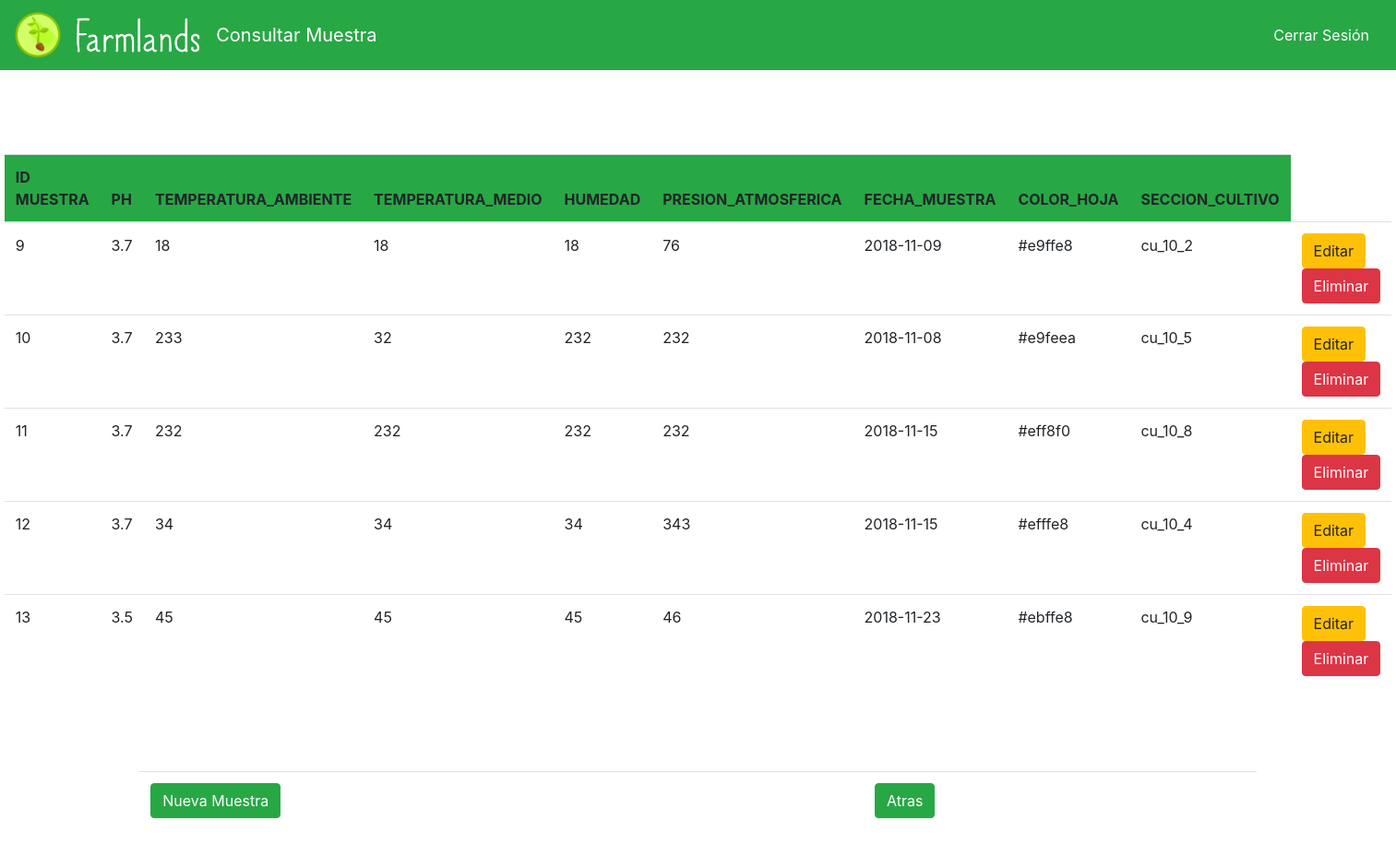
The app's page /consultar_muestra-pruebas.php (signed in) with its own data.
### tables this page shows
CREATE TABLE `muestra_prueba` (
  `ID_MUESTRA` int(11) NOT NULL,
  `PH` float NOT NULL,
  `TEMPERATURA_A` int(11) NOT NULL,
  `TEMPERATURA_M` int(11) NOT NULL,
  `HUMEDAD` int(11) NOT NULL,
  `PRESION_ATMOSFERICA` int(11) NOT NULL,
  `FECHA_MUESTRA` date NOT NULL,
  `COLOR_HOJA` varchar(7) NOT NULL,
  `SECCION_CULTIVO` varchar(11) NOT NULL
);

### consultar_muestra-pruebas.php (the view, shortened to what this page needs)
<?php
	if(isset($_SESSION['resultado']))
	{
        $cadena= $_SESSION ['resultado'];
       $rol= $cadena[3];
       $DOCUMENTO= $cadena[4];
?><!doctype html>
<html lang="en">
  <head>
    <link rel="stylesheet" href="resources/all.css">
    <link rel="stylesheet" href="bootstrap.css">
  </head>
  <body>
    <nav class="navbar navbar-expand-lg navbar-success bg-success">
        <a class="navbar-brand" href="menu_principal.php"><img src="assets/icons/Farmlands_logo.png" width="50" height="auto" class="d-inline-block align-center" alt=""></a>
        <a class="navbar-brand" href="menu_principal.php"><img src="assets/icons/Letters.png" width="auto" height="45" class="d-inline-block align-center" alt=""></a>
        <span class="navbar-brand d-inline-block align-center justify-content-center" style="color:#fff;">Consultar Muestra</span>
        <div class="collapse navbar-collapse justify-content-end" id="navbarSupportedContent">
                <ul class="nav justify-content-end">
                    <li class="nav-item">
                        <a href="cerrar.php"><button class="btn btn-success" style="" type="submit" ><i class="fas fa-power-off"></i> Cerrar Sesión</button></a>
                    </li>
                </ul>
        </div>
      </nav>
     <table   class="table" >
  <thead class="bg-success">
    <tr>
      <th scope="col">ID MUESTRA</th>
      <th scope="col">PH</th>
      <th scope="col">TEMPERATURA_AMBIENTE</th>
      <th scope="col">TEMPERATURA_MEDIO</th>
      <th scope="col">HUMEDAD</th>
      <th scope="col">PRESION_ATMOSFERICA</th>
      <th scope="col">FECHA_MUESTRA</th>
      <th scope="col">COLOR_HOJA</th>
      <th scope="col">SECCION_CULTIVO</th>
      </tr>
  </thead>
  <tbody>
  <?php
    $mysqli=conectar();
     if ($rol=='administrador'){
       $consulta= "SELECT * FROM  muestra_prueba";
    }
  else if ($rol=='granjero'){
        $consulta= "SELECT * FROM  muestra_prueba where GRANJERO='$DOCUMENTO'";
    }
      if ($resultado = $mysqli->query($consulta))
      {
        while ($fila = $resultado->fetch_row())
        {
          echo "<tr>";
          echo "<td>$fila[0]</td><td>$fila[1]</td><td>$fila[2]</td><td>$fila[3]</td><td>$fila[4]</td><td>$fila[5]</td><td>$fila[6]</td><td>$fila[7]</td><td>$fila[8]</td>";
          echo"<td>";
            echo "<a  data-toggle='modal' data-target='#editUsu' data-ID_MUESTRA='" .$fila[0] ."' data-ph='" .$fila[1] ."' data-muestra_a='" .$fila[2] ."' data-muestra_m='" .$fila[3]."' data-humedad='".$fila[4]."' data-presion_atmosferica='".$fila[5]."' data-fecha_muestra='".$fila[6]."' data-color_hoja='".$fila[7]."' data-seccion_cultivo='".$fila[8]."' class='btn btn-warning'><span class='glyphicon glyphicon-pencil'></span>Editar</a> ";
          echo "<a class='btn btn-danger' href='eliminar_muestra - pruebas.php?ID_MUESTRA=" .$fila[0] ."'><span class='glyphicon glyphicon-remove'></span>Eliminar</a>";
          echo "</td>";
          echo "</tr>";
        }
      }
?>
  </tbody>
</table>
<table   class="table" >
<tr>
  <th scope="col"><button  data-toggle="modal" data-target="#nuevoUsu" class="btn btn-success" type="submit">Nueva Muestra</button></th>
   <?php
  if ($rol=='administrador'){
    ?>
  <th scope="col"> <a href="Menu_principal.php"><button class="btn btn-success" type="submit">Atras</button></a></th>
   <?php
  }
  else if ($rol=='granjero'){
   ?>
   <th scope="col"> <a href="Menu_granjero.php"><button class="btn btn-success" type="submit">Atras</button></a></th>
    <?php
 }
     ?>
</tr>
</table>
  </body>
</html>
<?php
  }
  else
  {
    ?>
     <META HTTP-EQUIV="Refresh" CONTENT="0; URL=index.php">
     <?php
  }
?>

### resources/all.css (style rules this page uses)
.fa,.fab,.fal,.far,.fas { -moz-osx-font-smoothing:grayscale;-webkit-font-smoothing:antialiased;display:inline-block;font-style:normal;font-variant:normal;text-rendering:auto;line-height:1 }
.fa-power-off:before { content:"\f011" }
.fa,.far,.fas { font-family:"Font Awesome 5 Free" }
.fa,.fas { font-weight:900 }

### records on screen
muestra_prueba: ID_MUESTRA "9", PH "3.7", TEMPERATURA_A "18", TEMPERATURA_M "18", HUMEDAD "18", PRESION_ATMOSFERICA "76", FECHA_MUESTRA "2018-11-09", COLOR_HOJA "#e9ffe8", SECCION_CULTIVO "cu_10_2"
muestra_prueba: ID_MUESTRA "10", PH "3.7", TEMPERATURA_A "233", TEMPERATURA_M "32", HUMEDAD "232", PRESION_ATMOSFERICA "232", FECHA_MUESTRA "2018-11-08", COLOR_HOJA "#e9feea", SECCION_CULTIVO "cu_10_5"
muestra_prueba: ID_MUESTRA "11", PH "3.7", TEMPERATURA_A "232", TEMPERATURA_M "232", HUMEDAD "232", PRESION_ATMOSFERICA "232", FECHA_MUESTRA "2018-11-15", COLOR_HOJA "#eff8f0", SECCION_CULTIVO "cu_10_8"
muestra_prueba: ID_MUESTRA "12", PH "3.7", TEMPERATURA_A "34", TEMPERATURA_M "34", HUMEDAD "34", PRESION_ATMOSFERICA "343", FECHA_MUESTRA "2018-11-15", COLOR_HOJA "#efffe8", SECCION_CULTIVO "cu_10_4"
muestra_prueba: ID_MUESTRA "13", PH "3.5", TEMPERATURA_A "45", TEMPERATURA_M "45", HUMEDAD "45", PRESION_ATMOSFERICA "46", FECHA_MUESTRA "2018-11-23", COLOR_HOJA "#ebffe8", SECCION_CULTIVO "cu_10_9"
